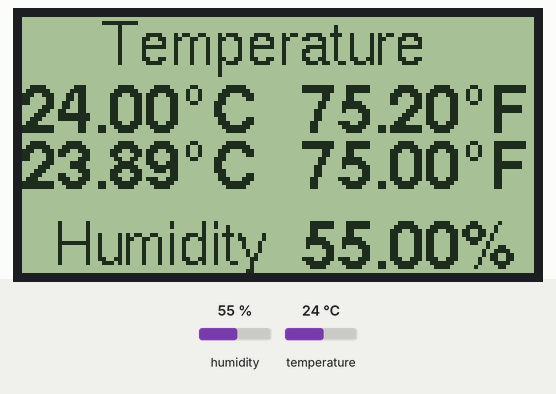
Bench run of a sketch on a simulated Arduino Uno, built with avr-gcc and run on an emulated ATmega328P. Shown: 128×64 one-colour display. The test bench sets the inputs (shaded band); at power-on: humidity 55 %, temperature 24 °C. What the sketch prints to the serial monitor is not drawn.

Above: at 5.0 s.
5.1 s: humidity set to 22 %
At 8.5 s:
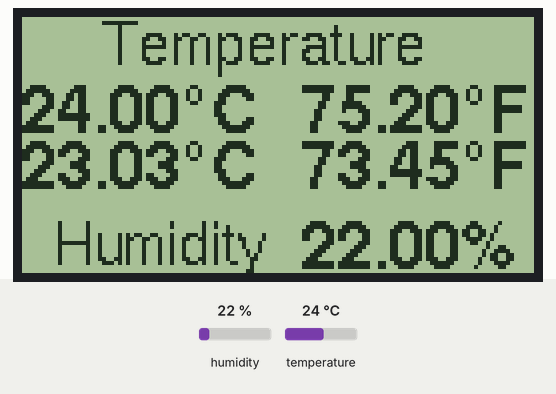
9.5 s: temperature set to 12 °C
At 12.6 s:
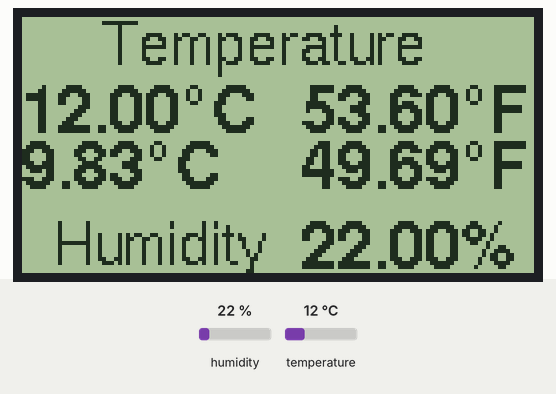
13.8 s: humidity set to 40 %
At 15.4 s:
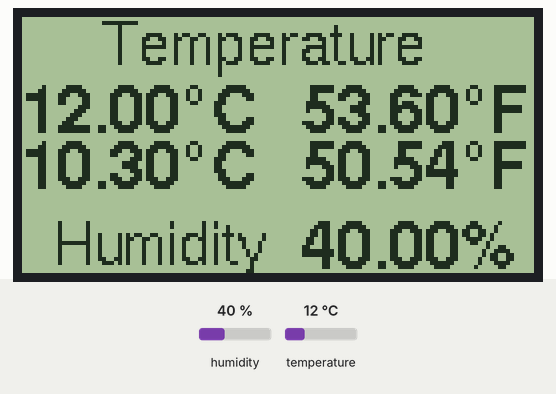
18.1 s: temperature set to 19 °C
At 21.9 s:
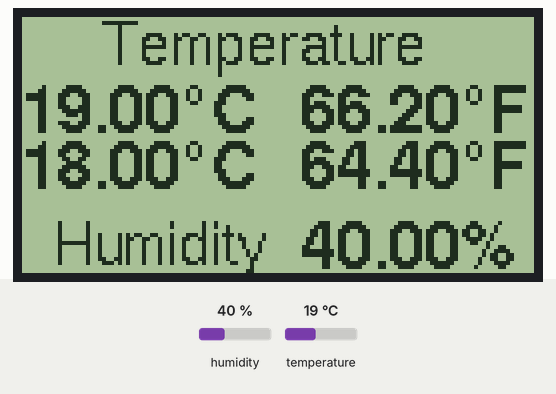
Timing chart, 0 to 23.4 s (numbered marks = the images above; inputs shaded):
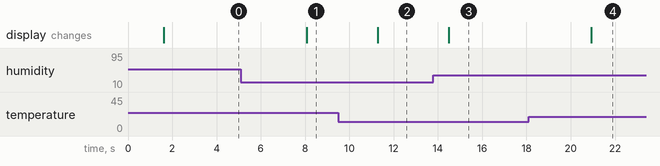

The sketch:

DHT11.ino
```cpp
#include <U8glib.h>

// Example testing sketch for various DHT humidity/temperature sensors
// Written by ladyada, public domain

#include "DHT.h"

#define DHTPIN 2     // what digital pin we're connected to

// Uncomment whatever type you're using!
#define DHTTYPE DHT11   // DHT 11
// #define DHTTYPE DHT22   // DHT 22  (AM2302), AM2321
// #define DHTTYPE DHT21   // DHT 21 (AM2301)

// Connect pin 1 (on the left) of the sensor to +5V
// NOTE: If using a board with 3.3V logic like an Arduino Due connect pin 1
// to 3.3V instead of 5V!
// Connect pin 2 of the sensor to whatever your DHTPIN is
// Connect pin 4 (on the right) of the sensor to GROUND
// Connect a 10K resistor from pin 2 (data) to pin 1 (power) of the sensor

// Initialize DHT sensor.
// Note that older versions of this library took an optional third parameter to
// tweak the timings for faster processors.  This parameter is no longer needed
// as the current DHT reading algorithm adjusts itself to work on faster procs.
DHT dht(DHTPIN, DHTTYPE);

U8GLIB_ST7920_128X64_1X u8g(10);    // Hardware SPI, 10 = CS/CE, 11 = MOSI, 13 = SCK

float h, t, f, hif, hic;

void setup() {
  Serial.begin(9600);
  Serial.println("DHTxx test!");

  dht.begin();
}

void loop() {
  // Wait a few seconds between measurements.
  delay(1000);

  // Reading temperature or humidity takes about 250 milliseconds!
  // Sensor readings may also be up to 2 seconds 'old' (its a very slow sensor)
  h = dht.readHumidity();
  // Read temperature as Celsius (the default)
  t = dht.readTemperature();
  // Read temperature as Fahrenheit (isFahrenheit = true)
  f = dht.readTemperature(true);

  // Check if any reads failed and exit early (to try again).
  if (isnan(h) || isnan(t) || isnan(f)) {
    Serial.println("Failed to read from DHT sensor!");
    return;
  }

  // Compute heat index in Fahrenheit (the default)
  hif = dht.computeHeatIndex(f, h);
  // Compute heat index in Celsius (isFahreheit = false)
  hic = dht.computeHeatIndex(t, h, false);

  Serial.print("Humidity: ");
  Serial.print(h);
  Serial.print("%\t");
  Serial.print("Temperature: ");
  Serial.print(t);
  Serial.print("*C ");
  Serial.print(f);
  Serial.print("*F\t");
  Serial.print("Heat index: ");
  Serial.print(hic);
  Serial.print("*C ");
  Serial.print(hif);
  Serial.println("*F");

  draw_loop();
}


////////////////////////////////////////////////////////////////////////

void draw_loop() {
  u8g.firstPage();

  do {
    draw();
  }
  while(u8g.nextPage());
}

void draw(void) {
  // graphic commands to redraw the complete screen should be placed here

  u8g.setFont(u8g_font_helvR10);
  u8g.drawStr(20, 12, "Temperature");

  u8g.setFont(u8g_font_helvB12);

  u8g.setPrintPos(0, 29);
  u8g.print(t);
  u8g.print("\260C");

  u8g.setPrintPos(70, 29);
  u8g.print(f);
  u8g.print("\260F");

  u8g.setPrintPos(0, 43);
  u8g.print(hic);
  u8g.print("\260C");

  u8g.setPrintPos(70, 43);
  u8g.print(hif);
  u8g.print("\260F");

  u8g.setFont(u8g_font_helvR10);
  u8g.drawStr(8, 62, "Humidity");

  u8g.setFont(u8g_font_helvB12);
  u8g.setPrintPos(70, 63);
  u8g.print(h);
  u8g.print("%");
}
```

Measured:
- after the input at 5.1 s, the display: changes after 3.0 s (image 1)
- after the input at 9.5 s, the display: changes after 1.8 s (image 2)
- after the input at 13.8 s, the display: changes after 0.69 s (image 3)
- after the input at 18.1 s, the display: changes after 2.8 s (image 4)
